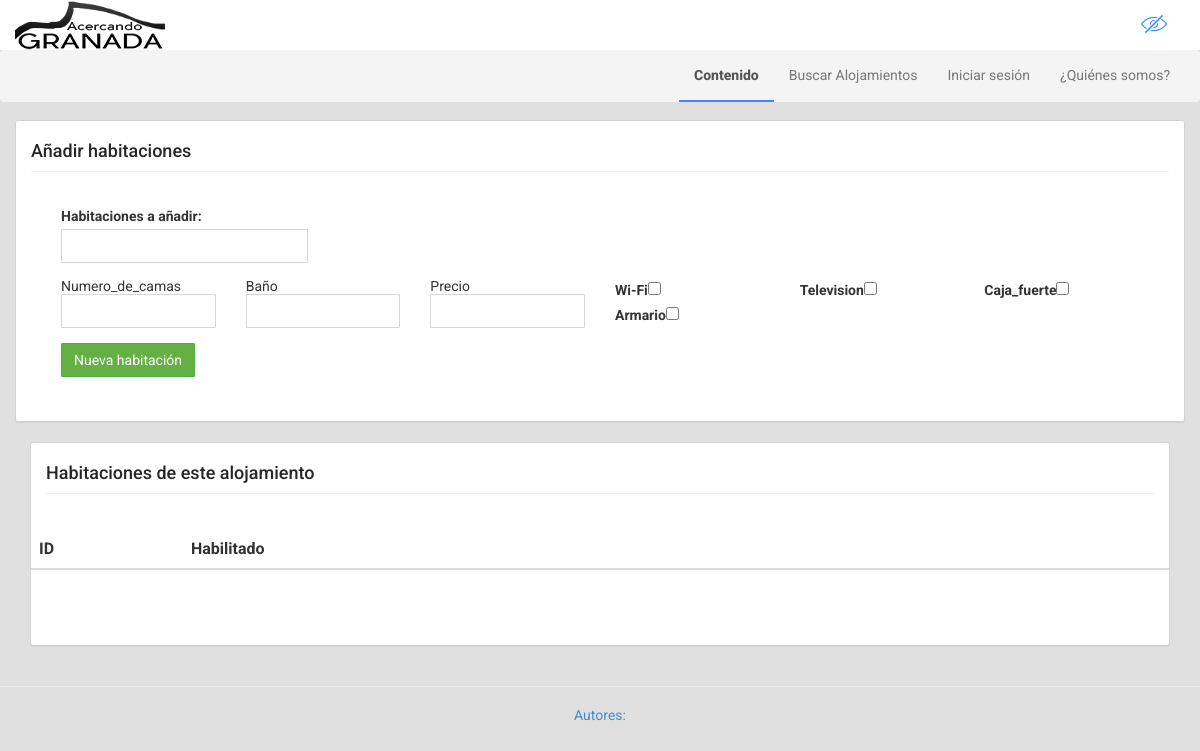
The page /GRXDev/index.php?cat=gestion_habitaciones on the database as committed earlier.
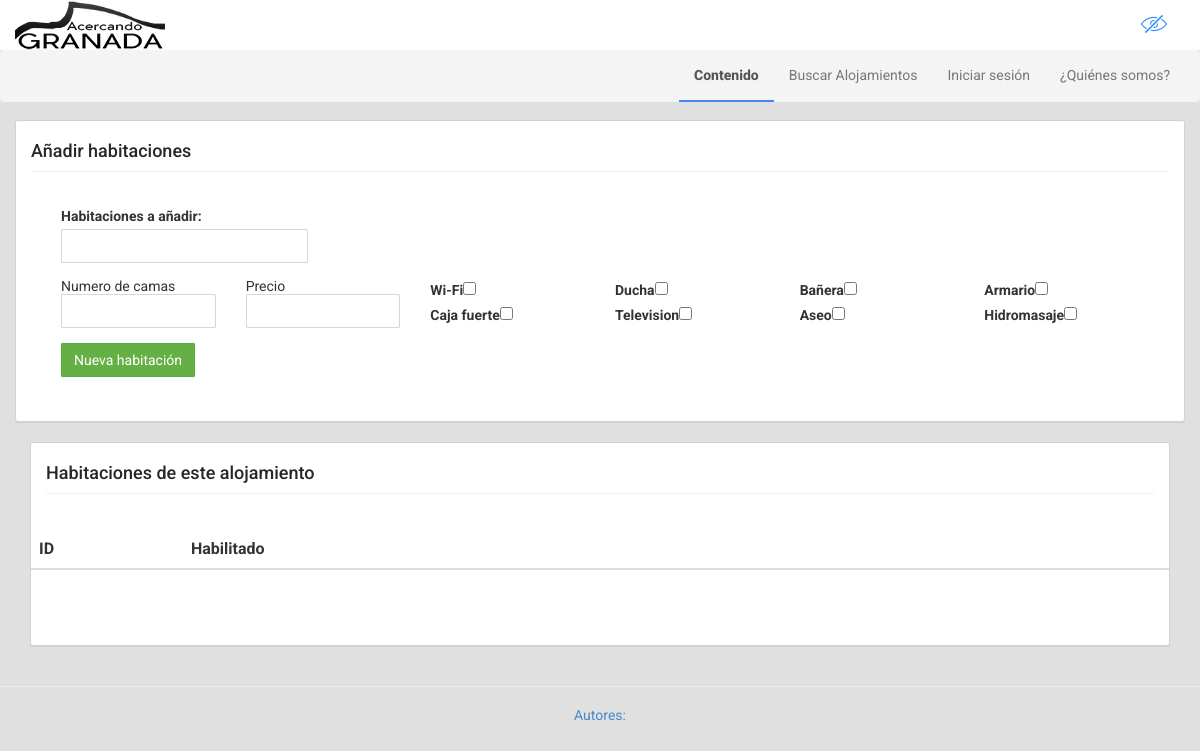
The same page on the database as committed later.
### tables this page shows
CREATE TABLE IF NOT EXISTS `caracteristicas` (
`ID_Caracteristicas` int(10) NOT NULL,
  `Descripcion` varchar(255) NOT NULL,
  `Tipo` varchar(255) NOT NULL,
  `Tipo_check` int(10) NOT NULL
);

### GRXDev/conexionBD.php (called while the page is built)
<?php
include "BD.php";
$datos = new BD("localhost", "root", "", "GRXDev");
?>

### GRXDev/BD.php (called while the page is built, shortened)
<?php
class BD {
    private $localhost;
    private $user;
    private $pass;
    private $conexion = false;
    public function BD($direccion, $usuario, $contrasenia, $basedatos) {
        $this->localhost = $direccion;
        $this->user = $usuario;
        $this->pass = $contrasenia;
        $this->database = $basedatos;
    }
    public function GetMyConnection() {
        if ($this->conexion)
            return $this->conexion;
        $this->conexion = mysql_connect($this->localhost, $this->user, $this->pass) or die('Could not connect to server.');
        return $this->conexion;
    }
    public function Query($cadena) {
        return $res = mysql_query($cadena, $this->GetMyConnection());
    }
}

### GRXDev/gestion_habitaciones.php (the view, shortened to what this page needs)
<div class="container" id="main">
    <div class="row">
<div center-block">
<div class="panel panel-warning">
    <div class="panel-heading"><h4>Añadir habitaciones</h4></div>
    <?php $alojamiento=$_GET['ID_Alojamiento']?>
    <div class="panel-body">
        <form class="form col-md-12" action="script_nueva_habitacion.php?ID_Alojamiento=<?php echo $alojamiento;?>" method="post">
            <div class="form-group col-md-3 col-sm-1">
                <label for="precio">Habitaciones a añadir: </label>
                <input type="number" id="copias" name="copias" class="form-control">
            </div>
            <div style="clear: left">
            <?php
                include 'conexionBD.php';
                $result=$datos->Query("SELECT * FROM caracteristicas WHERE tipo='1' ORDER BY Tipo_check");
                while($fila=mysql_fetch_array($result)){
                    if($fila['Tipo_check']=='1'){
                        echo '<div class="col-md-2 col-sm-2">';
                        echo '<label for="'.$fila['Descripcion'].'">'.utf8_encode($fila['Descripcion']).' </label>';
                        echo '<input type="checkbox"  name="'.$fila['ID_Caracteristicas'].'" value="'.$fila['ID_Caracteristicas'].'" >';
                    }else{
                        echo '<div class="form-group col-md-2 col-sm-2>';
                        echo '<label for="'.$fila['Descripcion'].'">'.utf8_encode($fila['Descripcion']).' </label>';
                        echo '<input type="text" id="'.$fila['ID_Caracteristicas'].'" name="'.$fila['ID_Caracteristicas'].'" class="form-control" >';
                    }
					echo '</div>';
                }
            ?>
            </div>
            <div class="form-group col-md-9 col-sm-9" style="clear:left">
                <button type="submit" class="btn btn-success" >Nueva habitación</button>
            </div>
        </form>
    </div>
</div>
</div>
    <div class="col-md-12 col-sm-12">
        <div class="panel panel-warning">
            <div class="panel-heading"><h4>Habitaciones de este alojamiento</h4></div>
            <div class="panel-body">
                <?php $result=$datos->Query("SELECT * FROM habitacion WHERE ID_Alojamiento='".$alojamiento."'")?>
                <?php if($result){?>
                <div class="row">
                    <div class="table-responsive">
                        <table class="table table-striped">
                            <thead>
                            <tr>
                                <th>ID</th>
                                <th>Habilitado</th>
                                <th></th>
                                <th></th>
                                <th></th>
                                <th></th>
                                <th></th>
                                <th></th>
                                <th></th>
                            </tr>
                            </thead>
                        </table>
                    </div>
                    <div class="col-md-12 text-center">
                    </div>
                </div>
                <?php } ?>
                </div>
            </div>
        </div>
    </div>
</div>

### GRXDev/index.php (shortened to what this page needs)
<html lang="en">
         <?php
        include 'header.php';
			?>
			<body>
			<?php
        include 'content.php';
					?>
			</body>
			<?php
        include 'footer.php';
        ?>
</html>

### GRXDev/header.php (shortened to what this page needs)
<!DOCTYPE html>
    <head>
        <link href="css/bootstrap.min.css" rel="stylesheet">
        <link href="css/styles.css" rel="stylesheet">
    </head>
<nav class="navbar navbar-fixed-top header">
    <div class="col-md-12">
        <div class="navbar-header">
            <a href="index.php"><img src="images/Acercando GRANADA [SMALL].png" width="150" height="50" alt="GRXDev"></a>
        </div>
        <div class="collapse navbar-collapse" id="navbar-collapse1">
            <form class="navbar-form pull-right">
                <div class="input-group" style="max-width:470px;">
                    <input type="image" src="images/accessibility.png" onclick="cambiarColores()" alt="Submit" width="32" height="32">
                </div>
            </form>
        </div>
    </div>
</nav>
<div class="navbar navbar-default" id="subnav">
    <div class="col-md-12">
        <div class="collapse navbar-collapse" id="navbar-collapse2">
            <ul class="nav navbar-nav navbar-right">
                <li class="active"><a href="index.php">Contenido</a></li>
				<li ><a href="index.php?cat=buscador_alo">Buscar Alojamientos</a></li>
                <?php if ($_COOKIE['sesion_iniciada'] == false) { ?><li><a href="#loginModal" role="button" data-toggle="modal">Iniciar sesión</a></li><?php } ?>
                <li><a href="#aboutModal" role="button" data-toggle="modal">¿Quiénes somos?</a></li>
            </ul>
        </div>
    </div>
</div>

### GRXDev/content.php (shortened to what this page needs)
<?php
$categoria=isset($_GET['cat']) ? $_GET['cat'] : '';
switch($categoria){
    case 'gestion_habitaciones':
        include_once 'gestion_habitaciones.php';
        break;
}

### GRXDev/footer.php (shortened to what this page needs)
<hr>
                <div class="col-md-12 text-center"><p><a href=#>Autores:</a></p></div>

### GRXDev/css/styles.css (style rules this page uses)
body { background-color:#e0e0e0; -webkit-font-smoothing: antialiased; font: normal 14px Roboto,arial,sans-serif; }
.navbar-default { background-color:#f4f4f4;margin-top:50px;border-width:0;z-index:5; }
.navbar-default .navbar-nav > .active > a,.navbar-default .navbar-nav > li:hover > a { border:0 solid #4285f4;border-bottom-width:2px;font-weight:800;background-color:transparent; }
.header { background-color:#ffffff;border-width:0; }
.header .navbar-collapse { background-color:#ffffff; }
.btn,.form-control,.panel,.list-group,.well { border-radius:1px;box-shadow:0 0 0; }
.form-control { border-color:#d7d7d7; }
.well,.panel { border-color:#d2d2d2;box-shadow:0 1px 0 #cfcfcf;border-radius:3px; }
.btn-success,.label-success,.progress-bar-success { background-color:#65b045; }
hr { border-color:#ececec; }
button { outline: 0; }
.panel .panel-heading { background-color:#ffffff; font-weight:700; font-size:16px; color:#262626; border-color:#ffffff; }
h3,h4,h5 { border:0 solid #efefef; border-bottom-width:1px; padding-bottom:10px; }
#subnav { position:fixed; width:100%; }
#main { padding-top:120px; }

Rows that differ between the two databases and show on the page:
changed caracteristicas: Descripcion "Numero_de_camas" → "Numero de camas"
added caracteristicas: Descripcion "Ducha"
added caracteristicas: Descripcion "Bañera"
shown differently, row unchanged: caracteristicas "Armario": moves up the list
changed caracteristicas: Descripcion "Caja_fuerte" → "Caja fuerte"; moves up the list
changed caracteristicas: Tipo_check 0 → 1 (drawn); ID_Caracteristicas (not shown) → "☐"; Descripcion "Baño" → "Aseo"; moves down the list
added caracteristicas: Descripcion "Hidromasaje"
